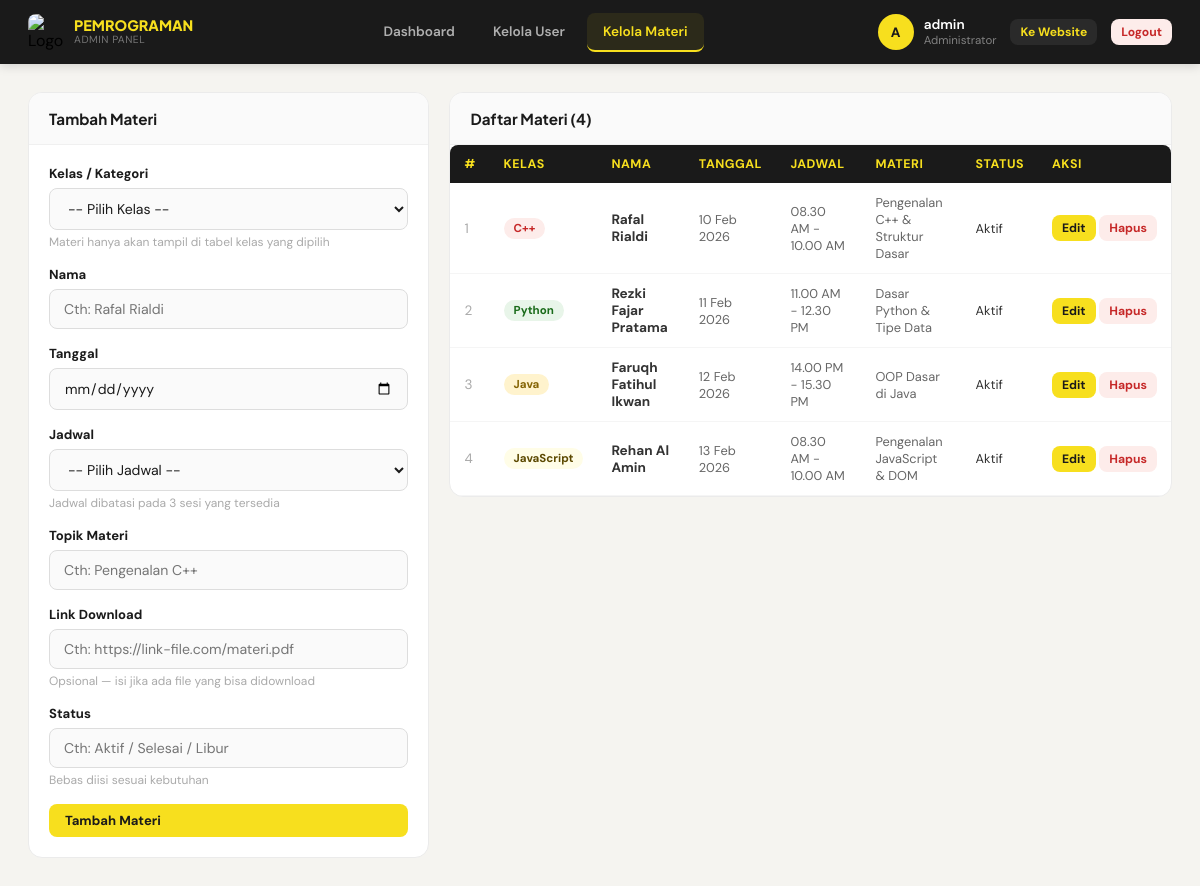
/admin/kelola_materi.php (signed in), run on the app's committed database.
### tables this page shows
CREATE TABLE `users` (
  `id` int(11) NOT NULL AUTO_INCREMENT,
  `username` varchar(100) NOT NULL,
  `password` varchar(100) NOT NULL,
  `nomor` int(15) NOT NULL,
  `email` varchar(20) NOT NULL,
  `role` enum('admin','user','tutor') NOT NULL DEFAULT 'user',
  PRIMARY KEY (`id`),
  UNIQUE KEY `username` (`username`)
);

CREATE TABLE `materi` (
  `id` int(11) NOT NULL AUTO_INCREMENT,
  `nama` varchar(100) NOT NULL COMMENT 'Nama sesi/pertemuan',
  `tanggal` date DEFAULT NULL,
  `jadwal` enum('08.30 AM - 10.00 AM','11.00 AM - 12.30 PM','14.00 PM - 15.30 PM') NOT NULL,
  `materi` varchar(255) NOT NULL COMMENT 'Topik/judul materi',
  `gambar` varchar(255) DEFAULT NULL COMMENT 'Link download file materi',
  `status` varchar(50) NOT NULL COMMENT 'Status bebas, cth: Aktif, Selesai, dll',
  `kategori` enum('C++','Python','Java','JavaScript') NOT NULL COMMENT 'Kelas tujuan',
  PRIMARY KEY (`id`)
);

### admin/admin_auth.php (called while the page is built, shortened)
<?php
$conn = mysqli_connect("localhost", "root", "", "websiteku");
$username = $_SESSION['username'];
$stmt = $conn->prepare("SELECT * FROM users WHERE username = ?");
$stmt->bind_param("s", $username);
$stmt->execute();
$user = $stmt->get_result()->fetch_assoc();
$admin_username = htmlspecialchars($user['username']);

### admin/kelola_materi.php (the view, shortened to what this page needs)
<?php require_once("admin_auth.php");
$edit_data = null;
$materi_list = $conn->query("SELECT * FROM materi ORDER BY kategori ASC, id DESC");
?>
<!DOCTYPE html>
<html lang="id">
<head>
    <link rel="stylesheet" href="admin.css">
</head>
<body>
<?php include "admin_navbar.php"; ?>
<div class="main">
    <div class="content-area">
        <div style="display:grid;grid-template-columns:1fr 1.8fr;gap:20px;align-items:start;">
            <div class="card">
                <div class="card-header">
                    <h2><?= $edit_data ? 'Edit Materi' : 'Tambah Materi' ?></h2>
                </div>
                <div class="card-body">
                    <form method="POST" action="proses_materi.php">
                        <div class="form-group">
                            <label>Kelas / Kategori</label>
                            <select name="kategori" required>
                                <option value="">-- Pilih Kelas --</option>
                            </select>
                            <small>Materi hanya akan tampil di tabel kelas yang dipilih</small>
                        </div>
                        <div class="form-group">
                            <label>Nama</label>
                            <input type="text" name="nama" placeholder="Cth: Rafal Rialdi"
                                value="<?= htmlspecialchars($edit_data['nama']??'') ?>" required>
                        </div>
                        <div class="form-group">
                            <label>Tanggal</label>
                            <input type="date" name="tanggal"
                                value="<?= htmlspecialchars($edit_data['tanggal']??'') ?>" required>
                        </div>
                        <div class="form-group">
                            <label>Jadwal</label>
                            <select name="jadwal" required>
                                <option value="">-- Pilih Jadwal --</option>
                            </select>
                            <small>Jadwal dibatasi pada 3 sesi yang tersedia</small>
                        </div>
                        <div class="form-group">
                            <label>Topik Materi</label>
                            <input type="text" name="materi" placeholder="Cth: Pengenalan C++"
                                value="<?= htmlspecialchars($edit_data['materi']??'') ?>" required>
                        </div>
                        <div class="form-group">
                            <label>Link Download</label>
                            <input type="text" name="gambar" placeholder="Cth: https://link-file.com/materi.pdf"
                                value="<?= htmlspecialchars($edit_data['gambar']??'') ?>">
                            <small>Opsional — isi jika ada file yang bisa didownload</small>
                        </div>
                        <div class="form-group">
                            <label>Status</label>
                            <input type="text" name="status" placeholder="Cth: Aktif / Selesai / Libur"
                                value="<?= htmlspecialchars($edit_data['status']??'') ?>" required>
                            <small>Bebas diisi sesuai kebutuhan</small>
                        </div>
                        <button type="submit" class="btn btn-yellow" style="width:100%">
                            <?= $edit_data ? 'Simpan Perubahan' : 'Tambah Materi' ?>
                        </button>
                    </form>
                </div>
            </div>
            <div class="card">
                <div class="card-header">
                    <h2>Daftar Materi (<?= $materi_list->num_rows ?>)</h2>
                </div>
                <div class="table-wrap">
                    <table>
                        <thead>
                            <tr>
                                <th>#</th>
                                <th>Kelas</th>
                                <th>Nama</th>
                                <th>Tanggal</th>
                                <th>Jadwal</th>
                                <th>Materi</th>
                                <th>Status</th>
                                <th>Aksi</th>
                            </tr>
                        </thead>
                        <tbody>
                        <?php if($materi_list->num_rows > 0): $no=1;
                            while($m = $materi_list->fetch_assoc()):
                            $badge_class = match($m['kategori']) {
                                'C++'        => 'badge-cpp',
                                'Python'     => 'badge-python',
                                'Java'       => 'badge-java',
                                'JavaScript' => 'badge-js',
                                default      => 'badge-user'
                            };
                        ?>
                            <tr>
                                <td style="color:#aaa"><?= $no++ ?></td>
                                <td><span class="badge <?= $badge_class ?>"><?= htmlspecialchars($m['kategori']) ?></span></td>
                                <td><strong><?= htmlspecialchars($m['nama']) ?></strong></td>
                                <td style="font-size:0.8rem;color:#666"><?= !empty($m['tanggal']) ? date('d M Y', strtotime($m['tanggal'])) : '-' ?></td>
                                <td style="font-size:0.8rem;color:#666"><?= htmlspecialchars($m['jadwal']) ?></td>
                                <td style="font-size:0.8rem;color:#666"><?= htmlspecialchars($m['materi']) ?></td>
                                <td style="font-size:0.8rem"><?= htmlspecialchars($m['status']) ?></td>
                                <td style="white-space:nowrap">
                                    <a href="kelola_materi.php?edit=<?= $m['id'] ?>" class="btn btn-yellow btn-sm">Edit</a>
                                    <a href="proses_materi.php?aksi=hapus&id=<?= $m['id'] ?>" class="btn btn-red btn-sm"
                                       onclick="return confirm('Hapus materi ini?')">Hapus</a>
                                </td>
                            </tr>
                        <?php endwhile; else: ?>
                            <tr><td colspan="8">
                                <div class="empty-state"><p>Belum ada materi.</p></div>
                            </td></tr>
                        <?php endif; ?>
                        </tbody>
                    </table>
                </div>
            </div>
        </div>
    </div>
</div>
</body>
</html>

### admin/admin_navbar.php
<?php $current = basename($_SERVER['PHP_SELF']); ?>
<nav class="admin-navbar">
    <div class="admin-navbar-wrap">
        <div class="admin-brand">
            <img src="https://upload.wikimedia.org/wikipedia/id/6/62/UNPAM_logo1.png" alt="Logo">
            <div class="admin-brand-text">
                <span>PEMROGRAMAN</span>
                <small>Admin Panel</small>
            </div>
        </div>
        <div class="admin-links">
            <ul>
                <li><a href="dashboard.php" class="<?= $current === 'dashboard.php' ? 'active' : '' ?>">Dashboard</a></li>
                <li><a href="kelola_user.php" class="<?= $current === 'kelola_user.php' ? 'active' : '' ?>">Kelola User</a></li>
                <li><a href="kelola_materi.php" class="<?= $current === 'kelola_materi.php' ? 'active' : '' ?>">Kelola Materi</a></li>
            </ul>
        </div>
        <div class="admin-right">
            <div class="admin-info">
                <div class="admin-avatar"><?= strtoupper(substr($admin_username, 0, 1)) ?></div>
                <div>
                    <div class="admin-name"><?= $admin_username ?></div>
                    <div class="admin-role">Administrator</div>
                </div>
            </div>
            <a href="../web.php" class="btn btn-sm" style="background:#2a2a2a;color:#F7DF1E">Ke Website</a>
            <a href="../logout.php" class="btn btn-red btn-sm">Logout</a>
        </div>
    </div>
</nav>

### admin/admin.css (style rules this page uses)
* { margin:0; padding:0; box-sizing:border-box; text-decoration:none; }
body { font-family:'DM Sans',sans-serif; background:#f5f4f0; min-height:100vh; }
.admin-navbar { background:#1a1a1a; position:sticky; top:0; z-index:100; box-shadow:0 2px 10px rgba(0,0,0,0.15); }
.admin-navbar-wrap { max-width:1300px; margin:0 auto; padding:0 28px; height:64px; display:flex; align-items:center; justify-content:space-between; gap:24px; }
.admin-brand { display:flex; align-items:center; gap:10px; }
.admin-brand img { width:36px; height:36px; object-fit:contain; border-radius:8px; }
.admin-brand-text { display:flex; flex-direction:column; line-height:1.2; }
.admin-brand-text span { font-family:'Plus Jakarta Sans',sans-serif; font-weight:800; font-size:0.9rem; color:#F7DF1E; }
.admin-brand-text small { font-size:0.65rem; color:rgba(255,255,255,0.4); letter-spacing:0.5px; text-transform:uppercase; }
.admin-links { flex:1; display:flex; justify-content:center; }
.admin-links ul { list-style:none; display:flex; gap:6px; }
.admin-links ul li a { display:flex; align-items:center; padding:10px 16px; border-radius:8px; color:rgba(255,255,255,0.65); font-size:0.85rem; font-weight:600; border-bottom:2px solid transparent; transition:0.2s; }
.admin-links ul li a:hover, .admin-links ul li a.active { color:#F7DF1E; background:rgba(247,223,30,0.08); border-bottom-color:#F7DF1E; }
.admin-right { display:flex; align-items:center; gap:14px; }
.admin-info { display:flex; align-items:center; gap:10px; }
.admin-avatar { width:36px; height:36px; border-radius:50%; background:#F7DF1E; display:flex; align-items:center; justify-content:center; font-weight:800; font-size:0.85rem; color:#1a1a1a; flex-shrink:0; }
.admin-name { font-size:0.85rem; font-weight:600; color:#fff; }
.admin-role { font-size:0.72rem; color:rgba(255,255,255,0.45); }
.main { min-height:100vh; }
.content-area { padding:28px; max-width:1300px; margin:0 auto; }
.card { background:#fff; border-radius:14px; border:1px solid #ebebeb; overflow:hidden; margin-bottom:24px; }
.card-header { padding:16px 20px; border-bottom:1px solid #f0f0f0; display:flex; align-items:center; justify-content:space-between; background:#fafafa; }
.card-header h2 { font-family:'Plus Jakarta Sans',sans-serif; font-size:0.95rem; font-weight:700; color:#1a1a1a; }
.card-body { padding:20px; }
.table-wrap { overflow-x:auto; }
table { width:100%; border-collapse:collapse; font-size:0.85rem; }
thead th { background:#1a1a1a; color:#F7DF1E; padding:11px 14px; text-align:left; font-weight:700; font-size:0.78rem; letter-spacing:0.5px; text-transform:uppercase; }
thead th:first-child { border-radius:8px 0 0 0; }
thead th:last-child { border-radius:0 8px 0 0; }
tbody tr { border-bottom:1px solid #f5f5f5; transition:background 0.15s; }
tbody td { padding:11px 14px; color:#333; vertical-align:middle; }
.badge { display:inline-block; padding:3px 10px; border-radius:20px; font-size:0.72rem; font-weight:700; }
.badge-cpp { background:#fdecea; color:#c62828; }
.badge-python { background:#e8f5e9; color:#1a6b1a; }
.badge-java { background:#fff3cd; color:#856404; }
.badge-js { background:#fffde7; color:#5c4900; }
.btn { display:inline-flex; align-items:center; gap:6px; padding:8px 16px; border-radius:8px; font-size:0.82rem; font-weight:700; cursor:pointer; border:none; transition:0.2s; font-family:'DM Sans',sans-serif; }
.btn-yellow { background:#F7DF1E; color:#1a1a1a; }
.btn-red { background:#fdecea; color:#c62828; }
.btn-sm { padding:5px 10px; font-size:0.76rem; }
.form-group { margin-bottom:16px; }
.form-group label { display:block; font-size:0.82rem; font-weight:700; color:#1a1a1a; margin-bottom:6px; }
.form-group input, .form-group textarea, .form-group select { width:100%; padding:10px 14px; border:1px solid #ddd; border-radius:8px; font-size:0.88rem; font-family:'DM Sans',sans-serif; color:#1a1a1a; outline:none; transition:0.2s; background:#fafafa; }
.form-group small { color:#aaa; font-size:0.75rem; margin-top:4px; display:block; }

### data on the page
users: username "A", username "admin"
materi: kategori "C++", nama "Rafal Rialdi", tanggal "10 Feb 2026", jadwal "08.30 AM - 10.00 AM", materi "Pengenalan C++ & Struktur Dasar", status "Aktif"
materi: kategori "Python", nama "Rezki Fajar Pratama", tanggal "11 Feb 2026", jadwal "11.00 AM - 12.30 PM", materi "Dasar Python & Tipe Data", status "Aktif"
materi: kategori "Java", nama "Faruqh Fatihul Ikwan", tanggal "12 Feb 2026", jadwal "14.00 PM - 15.30 PM", materi "OOP Dasar di Java", status "Aktif"
materi: kategori "JavaScript", nama "Rehan Al Amin", tanggal "13 Feb 2026", jadwal "08.30 AM - 10.00 AM", materi "Pengenalan JavaScript & DOM", status "Aktif"

### other printed values
$materi_list->num_rows "4"
